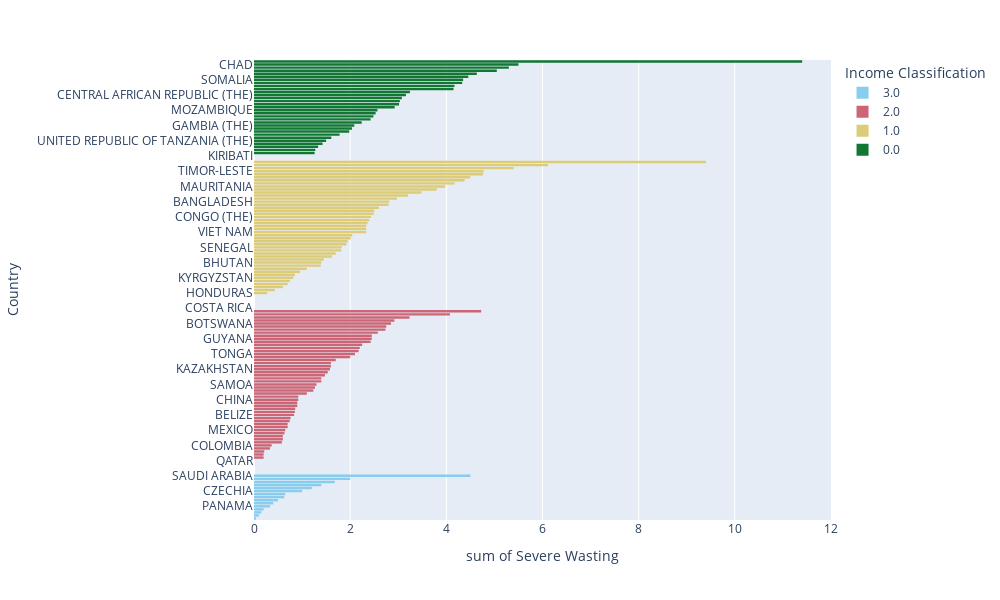

This figure's notebook cell:
### Markdown cell above
#### Determine What percent children below the age of 5 are under the low weight-to-height ratio for each country as income classification decreases.

### Code cell
sever_wasting = px.histogram(Data_CWA.sort_values(by=["Income Classification","Severe Wasting"], ascending=[False,True]).reset_index(drop=True), 
x="Severe Wasting", y='Country',color= 'Income Classification',height=600,width=1000, color_discrete_sequence=px.colors.qualitative.Safe)
sever_wasting.show()

### Figure 1 — Plotly figure (JSON) as saved in the notebook; plotly's stock layout.template omitted (floating-point values rounded to 4 significant figures)
{"data": [{"alignmentgroup": "True", "bingroup": "y", "histfunc": "sum", "hovertemplate": "Income Classification=3.0<br>sum of Severe Wasting=%{x}<br>Country=%{y}<extra></extra>", "legendgroup": "3.0", "marker": {"color": "rgb(136, 204, 238)", "pattern": {"shape": ""}}, "name": "3.0", "offsetgroup": "3.0", "orientation": "h", "showlegend": true, "type": "histogram", "x": [0, 0.04, 0.1, 0.15, 0.2, 0.3333, 0.4, 0.5, 0.6286, 0.65, 1, 1.2, 1.4, 1.68, 2, 4.5, null, null, null, null, null], "xaxis": "x", "y": ["AUSTRALIA", "UNITED STATES OF AMERICA (THE)", "GERMANY", "REPUBLIC OF KOREA (THE)", "JAPAN", "PANAMA", "BRUNEI DARUSSALAM", "SINGAPORE", "KUWAIT", "URUGUAY", "CZECHIA", "SEYCHELLES", "TRINIDAD AND TOBAGO", "OMAN", "BARBADOS", "SAUDI ARABIA", "BAHRAIN", "CANADA", "CHILE", "POLAND", "QATAR"], "yaxis": "y"}, {"alignmentgroup": "True", "bingroup": "y", "histfunc": "sum", "hovertemplate": "Income Classification=2.0<br>sum of Severe Wasting=%{x}<br>Country=%{y}<extra></extra>", "legendgroup": "2.0", "marker": {"color": "rgb(204, 102, 119)", "pattern": {"shape": ""}}, "name": "2.0", "offsetgroup": "2.0", "orientation": "h", "showlegend": true, "type": "histogram", "x": [0.2, 0.2, 0.2133, 0.3333, 0.3667, 0.58, 0.6, 0.6, 0.6333, 0.65, 0.7, 0.7, 0.7429, 0.76, 0.8333, 0.85, 0.8571, 0.9, 0.9, 0.92, 0.9211, 1.1, 1.233, 1.267, 1.3, 1.4, 1.4, 1.475, 1.533, 1.58, 1.6, 1.6, 1.7, 2, 2.1, 2.175, 2.2, 2.25, 2.425, 2.45, 2.45, 2.575, 2.733, 2.75, 2.85, 2.92, 3.233, 4.075, 4.725, null, null, null, null, null], "xaxis": "x", "y": ["ARGENTINA", "NAURU", "PERU", "PARAGUAY", "COLOMBIA", "ECUADOR", "BELARUS", "TURKEY", "NORTH MACEDONIA", "MEXICO", "BRAZIL", "SAINT LUCIA", "DOMINICAN REPUBLIC (THE)", "JORDAN", "BELIZE", "GEORGIA", "GUATEMALA", "TUVALU", "ROMANIA", "CHINA", "JAMAICA", "MARSHALL ISLANDS", "SERBIA", "SURINAME", "SAMOA", "GABON", "IRAN (ISLAMIC REPUBLIC OF)", "THAILAND", "BULGARIA", "KAZAKHSTAN", "ARMENIA", "TURKMENISTAN", "MONTENEGRO", "FIJI", "TONGA", "IRAQ", "BOSNIA AND HERZEGOVINA", "LEBANON", "EQUATORIAL GUINEA", "GUYANA", "SRI LANKA", "AZERBAIJAN", "ALGERIA", "NAMIBIA", "BOTSWANA", "SOUTH AFRICA", "LIBYA", "ALBANIA", "MALDIVES", "COSTA RICA", "CUBA", "MALAYSIA", "MAURITIUS", "VENEZUELA (BOLIVARIAN REPUBLIC OF)"], "yaxis": "y"}, {"alignmentgroup": "True", "bingroup": "y", "histfunc": "sum", "hovertemplate": "Income Classification=1.0<br>sum of Severe Wasting=%{x}<br>Country=%{y}<extra></extra>", "legendgroup": "1.0", "marker": {"color": "rgb(221, 204, 119)", "pattern": {"shape": ""}}, "name": "1.0", "offsetgroup": "1.0", "orientation": "h", "showlegend": true, "type": "histogram", "x": [0.275, 0.4333, 0.6, 0.7, 0.75, 0.8167, 0.85, 0.9625, 1.1, 1.389, 1.4, 1.45, 1.62, 1.7, 1.814, 1.825, 1.92, 1.95, 2.011, 2.043, 2.331, 2.333, 2.333, 2.363, 2.4, 2.433, 2.488, 2.5, 2.6, 2.8, 2.814, 2.975, 3.2, 3.483, 3.8, 3.975, 4.171, 4.38, 4.5, 4.767, 4.775, 5.4, 6.117, 9.4, null, null], "xaxis": "x", "y": ["HONDURAS", "EL SALVADOR", "ESWATINI", "BOLIVIA (PLURINATIONAL STATE OF)", "NICARAGUA", "KYRGYZSTAN", "STATE OF PALESTINE", "MONGOLIA", "TUNISIA", "ZIMBABWE", "BHUTAN", "REPUBLIC OF MOLDOVA (THE)", "LESOTHO", "VANUATU", "CAMEROON", "SENEGAL", "PHILIPPINES (THE)", "MOROCCO", "GHANA", "ZAMBIA", "VIET NAM", "SAO TOME AND PRINCIPE", "SOLOMON ISLANDS", "KENYA", "ANGOLA", "CONGO (THE)", "EGYPT", "MYANMAR", "COTE D'IVOIRE", "PAPUA NEW GUINEA", "BANGLADESH", "UZBEKISTAN", "LAO PEOPLE'S DEMOCRATIC REP. (THE)", "CAMBODIA", "UKRAINE", "MAURITANIA", "INDONESIA", "NIGERIA", "PAKISTAN", "SUDAN (THE)", "TIMOR-LESTE", "COMOROS (THE)", "INDIA", "DJIBOUTI", "CABO VERDE", "KIRIBATI"], "yaxis": "y"}, {"alignmentgroup": "True", "bingroup": "y", "histfunc": "sum", "hovertemplate": "Income Classification=0.0<br>sum of Severe Wasting=%{x}<br>Country=%{y}<extra></extra>", "legendgroup": "0.0", "marker": {"color": "rgb(17, 119, 51)", "pattern": {"shape": ""}}, "name": "0.0", "offsetgroup": "0.0", "orientation": "h", "showlegend": true, "type": "histogram", "x": [1.26, 1.275, 1.333, 1.425, 1.5, 1.608, 1.78, 1.98, 2.038, 2.086, 2.24, 2.425, 2.483, 2.529, 2.567, 2.925, 3.017, 3.033, 3.075, 3.16, 3.243, 4.15, 4.169, 4.33, 4.35, 4.457, 4.633, 5.05, 5.3, 5.5, 11.4], "xaxis": "x", "y": ["BURUNDI", "DEMOCRATIC PEOPLE'S REP. OF KOREA (THE)", "UGANDA", "RWANDA", "UNITED REPUBLIC OF TANZANIA (THE)", "MALAWI", "LIBERIA", "HAITI", "TOGO", "GAMBIA (THE)", "MADAGASCAR", "BENIN", "TAJIKISTAN", "NEPAL", "MOZAMBIQUE", "GUINEA-BISSAU", "ETHIOPIA", "AFGHANISTAN", "SIERRA LEONE", "CENTRAL AFRICAN REPUBLIC (THE)", "GUINEA", "DEMOCRATIC REP. OF THE CONGO (THE)", "BURKINA FASO", "NIGER (THE)", "SOMALIA", "MALI", "ERITREA", "SYRIAN ARAB REPUBLIC (THE)", "YEMEN", "CHAD", "SOUTH SUDAN"], "yaxis": "y"}], "layout": {"barmode": "relative", "height": 600, "legend": {"title": {"text": "Income Classification"}, "tracegroupgap": 0}, "margin": {"t": 60}, "width": 1000, "xaxis": {"anchor": "y", "domain": [0, 1], "title": {"text": "sum of Severe Wasting"}}, "yaxis": {"anchor": "x", "domain": [0, 1], "title": {"text": "Country"}}}}
